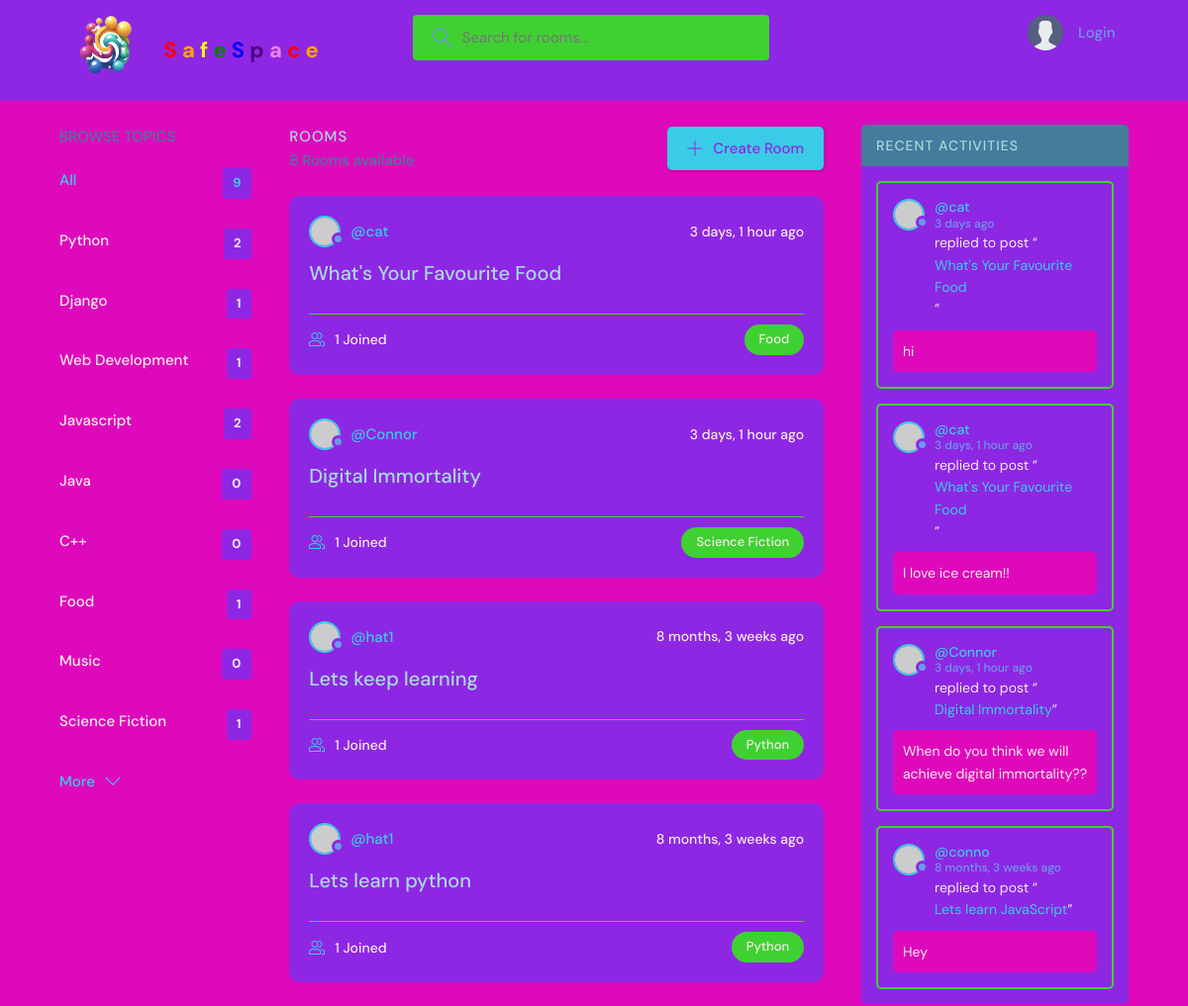
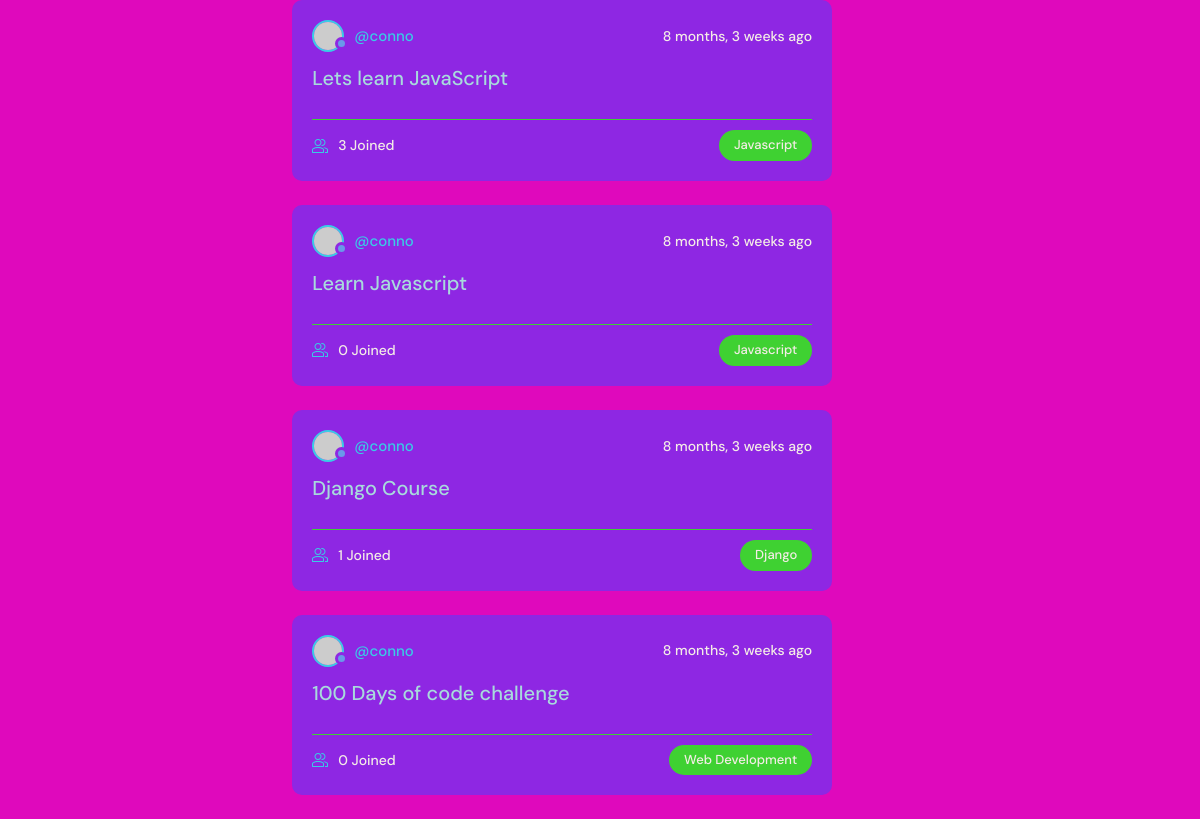
The page / on the database its author committed (2 pictures, top to bottom).
### base/models.py (models this page shows, shortened)
class Topic(models.Model):
    name= models.CharField(max_length=200)

class Room(models.Model):
    host = models.ForeignKey(User, on_delete = models.SET_NULL,null = True)
    topic = models.ForeignKey(Topic, on_delete= models.SET_NULL,null=True)
    name = models.CharField(max_length=200)
    description = models.TextField(null=True, blank=True)
    participants = models.ManyToManyField(User,related_name="participants",blank=True)
    updated = models.DateTimeField(auto_now=True)
    created = models.DateTimeField(auto_now_add=True)
    class Meta:
        ordering = ["-updated","-created"]
    def __str__(self):
        return self.name

class Message(models.Model):
    user = models.ForeignKey(User, on_delete = models.CASCADE)
    room = models.ForeignKey(Room, on_delete=models.CASCADE)
    body = models.TextField()
    updated = models.DateTimeField(auto_now=True)
    created = models.DateTimeField(auto_now_add=True)
    class Meta:
        ordering = ["-updated","-created"]

### base/views.py (the view)
# urls.py: path("",views.home,name="home"),
def home(request):
    q = request.GET.get("q") if request.GET.get("q") != None else ""
    rooms = Room.objects.filter(
        Q(topic__name__icontains=q)|
        Q(name__icontains=q)|
        Q(description__icontains=q)
        )
    topics = Topic.objects.all()
    room_count = rooms.count()
    room_messages = Message.objects.filter(Q(room__topic__name__icontains=q))
    context = {"rooms": rooms,"topics":topics,"room_count":room_count,"room_messages":room_messages}
    return render(request,"base/home.html",context)

### base/templates/base/home.html (shortened to what this page needs)
{% extends "main.html" %}
{% block content %}
<main class="layout layout--3">
  <div class="container">
    {% include "base/topics_component.html" %}
    <div class="roomList">
      <div class="roomList__header">
        <div>
          <h2>Rooms</h2>
          <p>{{room_count}} Rooms available</p>
        </div>
        <a class="btn btn--main" href="{% url 'create-room' %}">
          <svg
            version="1.1"
            xmlns="http://www.w3.org/2000/svg"
            width="32"
            height="32"
            viewBox="0 0 32 32"
          >
            <title>add</title>
            <path
              d="M16.943 0.943h-1.885v14.115h-14.115v1.885h14.115v14.115h1.885v-14.115h14.115v-1.885h-14.115v-14.115z"
            ></path>
          </svg>
          Create Room
        </a>
      </div>
      {% include 'base/feed_component.html' %}
    </div>
    {% include 'base/activity_component.html' %}
  </div>
</main>
{% endblock content %}

### base/templates/base/topics_component.html
<div class="topics">
    <div class="topics__header">
      <h2>Browse Topics</h2>
    </div>
    <ul class="topics__list">
      <li>
        <a href="{% url 'home' %}" class="active">All <span>{{topics.count}}</span></a>
      </li>
      {% for topic in topics %}
      <li>
        <a href="{% url 'home' %}?q={{topic.name}}">{{topic.name}} <span>{{topic.room_set.all.count}}</span></a>
      </li>
      {% endfor %}
    </ul>
    <a class="btn btn--link" href="{% url 'topics' %}">
      More
      <svg
        version="1.1"
        xmlns="http://www.w3.org/2000/svg"
        width="32"
        height="32"
        viewBox="0 0 32 32"
      >
        <title>chevron-down</title>
        <path d="M16 21l-13-13h-3l16 16 16-16h-3l-13 13z"></path>
      </svg>
    </a>
  </div>

### base/templates/base/feed_component.html (shortened to what this page needs)
{% for room in rooms %}
<div class="roomListRoom">
  <div class="roomListRoom__header">
    <a href="{% url 'user-profile' room.host.id %}" class="roomListRoom__author">
      <div class="avatar avatar--small">
        <img src="https://randomuser.me/api/portraits/women/11.jpg" />
      </div>
      <span>@{{room.host.username}}</span>
    </a>
    <div class="roomListRoom__actions">
      <span>{{room.created|timesince}} ago</span>
    </div>
  </div>
  <div class="roomListRoom__content">
    <a href="{% url 'room' room.id %}">{{room.name}}</a>
  </div>
  <div class="roomListRoom__meta">
    <a href="{% url 'room' room.id %}" class="roomListRoom__joined">
      {{room.participants.all.count}} Joined
    </a>
    <p class="roomListRoom__topic">{{room.topic.name}}</p>
  </div>
</div>
{% endfor %}

### base/templates/base/activity_component.html (shortened to what this page needs)
<div class="activities">
  <div class="activities__header">
    <h2>Recent Activities</h2>
  </div>
  {% for message in room_messages %}
  <div class="activities__box">
    <div class="activities__boxHeader roomListRoom__header">
      <a href="{% url 'user-profile' message.user.id %}" class="roomListRoom__author">
        <div class="avatar avatar--small">
          <img src="https://randomuser.me/api/portraits/women/11.jpg" />
        </div>
        <p>
          @{{message.user}}
          <span>{{message.created|timesince}} ago</span>
        </p>
      </a>
    </div>
    <div class="activities__boxContent">
      <p>
        replied to post “<a href="{% url 'room' message.room.id %}">{{message.room}}</a>”
      </p>
      <div class="activities__boxRoomContent">
        {{message.body}}
      </div>
    </div>
  </div>
  {% endfor %}
</div>

### rows shown on the page
Topic: name "Python", room_set.all.count "2"
Topic: name "Django", room_set.all.count "1"
Topic: name "Web Development", room_set.all.count "1"
Topic: name "Javascript", room_set.all.count "2"
Topic: name "Java", room_set.all.count "0"
Topic: name "C++", room_set.all.count "0"
Topic: name "Food", room_set.all.count "1"
Topic: name "Music", room_set.all.count "0"
Topic: name "Science Fiction", room_set.all.count "1"
Room: host.username "cat", created "3 days, 1 hour", name "What's Your Favourite Food", participants.all.count "1", topic.name "Food"
Room: host.username "Connor", created "3 days, 1 hour", name "Digital Immortality", participants.all.count "1", topic.name "Science Fiction"
Room: host.username "hat1", created "8 months, 3 weeks", name "Lets keep learning", participants.all.count "1", topic.name "Python"
Room: host.username "hat1", created "8 months, 3 weeks", name "Lets learn python", participants.all.count "1", topic.name "Python"
Room: host.username "conno", created "8 months, 3 weeks", name "Lets learn JavaScript", participants.all.count "3", topic.name "Javascript"
Room: host.username "conno", created "8 months, 3 weeks", name "Learn Javascript", participants.all.count "0", topic.name "Javascript"
Room: host.username "conno", created "8 months, 3 weeks", name "Django Course", participants.all.count "1", topic.name "Django"
Room: host.username "conno", created "8 months, 3 weeks", name "100 Days of code challenge", participants.all.count "0", topic.name "Web Development"
Message: user "cat", created "3 days", room "What's Your Favourite Food", body "hi"
Message: user "cat", created "3 days, 1 hour", room "What's Your Favourite Food", body "I love ice cream!!"
Message: user "Connor", created "3 days, 1 hour", room "Digital Immortality", body "When do you think we will achieve digital immortality??"
Message: user "conno", created "8 months, 3 weeks", room "Lets learn JavaScript", body "Hey"

### other values the page prints
{{ topics.count }} "9"
